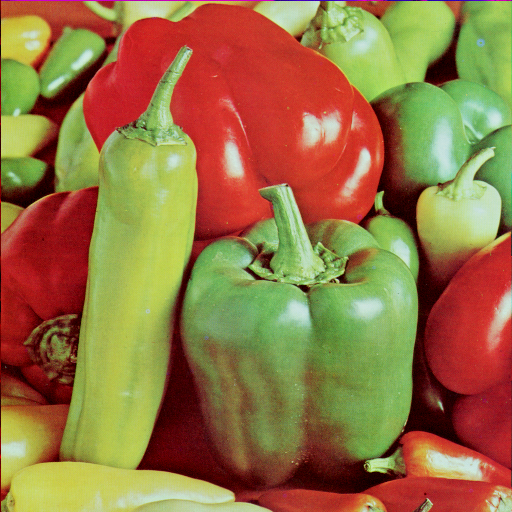
#> input picture images/peppers.png, 512 x 512 px
$ jupyter execute lab2.ipynb   (shell and % lines are left out)
#> lines starting #> are read from the running program, lines starting #| are printed output that depends on the picture
<a href="https://colab.research.google.com/github/ferit-osirv/lab2/blob/main/lab2.ipynb" target="_parent"></a>

# Lab 2 - Color Spaces and Histograms

**This command must be run before starting to do each lab.**

[cell 1]
import numpy as np
import cv2 as cv
import matplotlib.pyplot as plt

# Color spaces

In this lab, you'll get familiar with image color spaces. On the web and in general usage, most images are encoded as **RGB**: **R**ed, **G**reen, and **B**lue. OpenCV generally uses **BGR**: Blue, Green, Red.

This is just one of the many ways we can represent an image. In an RGB image, we get a pixel by mixing the three colors. We can get the same pixel by using different numbers and formulae to combine them. For instance, the **CMYK** color space encodes each pixel in 4 primary colors: **C**yan, **M**agenta, **Y**ellow and **K**ey (Black). Since printers use these primary colors, CMYK is often used when preparing images for print.

Not all color spaces consist only of primary colors. For instance, **HSV** (**H**ue, **S**aturation, **V**alue) stores the color in Hue, the color's intensity in Saturation, and the general brightness of that pixel in Value. The Hue portion is a number in [0, 179] (in OpenCV, usually it's an arc around a circle, so [0, 360)) where 0 is red, and the hue slowly shifts to green and then blue as you get to higher numbers.

You can think of the whole HSV color space as a cylinder. The height on the cylinder corresponds to how dark the pixel is, the distance from the center tells you how non-gray it is, and the angle tells you which color the pixel is.

*(source: https://en.wikipedia.org/wiki/HSL_and_HSV#/media/File:HSV_color_solid_cylinder_saturation_gray.png)*

There are many color spaces each with its uses. One other color space we'll mention in **YCbCr**. Y is the **luma** component, similar to the Value in HSV. Cb is the **blue-difference chroma component**, i.e. how blue should this pixel be tinted. Similarly, Cr is the **red-difference chroma component**, which tells you how much should a pixel be tinted red. Even with a different type of representation, each YCbCr is capable of showing all RGB images.

*(source: https://en.wikipedia.org/wiki/YCbCr#/media/File:CCD.png)*

The reason YCbCr is important is because of the human eye. Our eyes are much more sensitive to luminance than actual color differences. Therefore, when compressing images, it's better to compress the chroma components than luminance if you want the image to look the same to a human observer.  This is called **chroma subsampling** and is used heavily in image and video compression, including MPEG, JPEG, DVD and Blu-Rays, and many others.

### In OpenCV

OpenCV supports a plethora of color spaces for images. The main function to convert color spaces is: [img = cv.cvtColor(img, code)](https://docs.opencv.org/master/d8/d01/group__imgproc__color__conversions.html#ga397ae87e1288a81d2363b61574eb8cab). The `code` tells OpenCV **from** which format to convert the image, as well as **to** which format. You can see all the color conversion codes [here](https://docs.opencv.org/master/d8/d01/group__imgproc__color__conversions.html#ga4e0972be5de079fed4e3a10e24ef5ef0). For example:

- cv.COLOR_BGR2YCrCb (BGR to YCbCr)
- cv.COLOR_YCrCb2BGR (back to BGR as the name suggests)
- cv.COLOR_RGB2HSV
- etc.

Note: You'll have to convert the image back to RGB if you want to use matplotlib to display it in its original form.

Not all color spaces always go from 0 to 255. For instance, in the HSV colorspace, **the values for the Hue channel can only be in the range [0, 180]**. Take a look at the following code block:

[cell 2]
hsv_range_img = np.zeros((30, 180, 3), dtype=np.uint8)
for i in range(180):
    hsv_range_img[:, i, :] = [i, 255, 255]

hsv_range_img = cv.cvtColor(hsv_range_img, cv.COLOR_HSV2RGB)
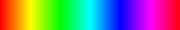
#> hsv_range_img: shape (30, 180, 3); mean R, G, B 127.3, 127.3, 127.4
plt.imshow(hsv_range_img)
plt.xlabel('Hue')
plt.yticks([]);

Here, we have created an image containing each possible hue value from left to right by setting the Hue channel of the image to the x-axis value. You can use this as a guide for solving the assignments.

# Assignments

### Assignment 1: Modifying the Hue of an Image

#### Overview

Modifying the hue channel proves particularly valuable in scenarios requiring precise color adjustments or transformations. In the realm of digital media and photography, artists and photographers often leverage hue adjustments to create specific artistic effects or correct color casts. This includes transforming the overall color theme of an image, such as changing green foliage to autumnal hues, or neutralizing unwanted color tints caused by lighting conditions to ensure the natural colors of the subjects are accurately represented.

#### Tasks

1. Load the image `peppers.png` from the `images` directory using OpenCV.
2. Convert the image to HSV.
3. Using addition or subtraction, modify the hue channel such that the red peppers become yellow. (Hint: You can use the HSV range image above.)
4. Display the resulting image as a regular RGB image.

### Assignment 2: HSV Thresholding

#### Overview

The HSV color space simplifies object detection by allowing for hue thresholding, which isolates objects based on their color, unaffected by lighting variations. This method is effective when the object's color stands out from its background, enabling straightforward and accurate identification.

#### Tasks

1. Load the image `peppers.png` from the `images` directory using OpenCV.
2. Convert the image to HSV.
3. Using simple numpy thresholding, find a region of the image which contains the duck. Show the result
4. Apply `utils.remove_noise(img)` to remove the small extra regions captured by the thresholding. Show the result.
5. Apple `utils.bounding_rect(img)` to find a rectange which contains the highlighted region of the image.
6. Show the original image with a drawn rectangle corresponding to the bounding box.

#### Tips

The documentation for the two utility functions:

`remove_noise(img)`

Removes noise from an image using morphological opening.

- **Parameters:**
  - `img`: Input image in BGR/RGB color space.
- **Returns:**
  - The output is a grayscale image with reduced noise.
- **Description:**
  - This function first converts the input image from BGR to grayscale. It then applies a morphological opening operation, which is an erosion followed by a dilation using a 5x5 kernel. This process helps in removing small noise points and smoothens the image.

`bounding_rect(img)`

Finds the bounding rectangle of the largest contour in an image.

- **Parameters:**
  - `img`: Input grayscale image. It's expected that the image preprocessing steps have already been applied to highlight the contours.
- **Returns:**
  - A tuple `(x, y, w, h)` representing the top-left corner coordinates `(x, y)`, and the width `w` and height `h` of the rectangle.
- **Description:**
  - The function converts the input image to grayscale and then finds contours using the external retrieval mode and simple chain approximation. It calculates the bounding rectangle for the first (largest) contour. This function is useful for object detection and localization within an image.

[cell 3]
import utils

# Thresholding and Image Histograms

Thresholding is a simple, yet powerful, technique used to separate objects from the background in grayscale images. It involves selecting a threshold value, and then converting all pixels above this value to one intensity (often white or the maximum value) and all pixels below it to another (often black or zero). This creates a binary image, making it easier to identify and isolate objects of interest. Thresholding is particularly effective when there's a clear distinction in intensity between the objects and the background.

There are several types of thresholding:
- **Global Thresholding:** Applies a single threshold value to the entire image. This method is straightforward but works best when the image has high contrast and uniform lighting.
- **Adaptive Thresholding:** Calculates different thresholds for different regions of the image, which is useful for images with varying lighting conditions.
- **Otsu’s Thresholding:** An advanced method that automatically determines the optimal threshold value by maximizing the between-class variance, which is discussed in more detail below.

### Image Histograms
An image histogram is a graphical representation of the distribution of pixel intensities in an image. For grayscale images, the x-axis represents the possible intensity values (typically 0 to 255 for 8-bit images), and the y-axis represents the number of pixels at each intensity. Histograms provide insight into the contrast, brightness, and intensity distribution of an image, which are crucial for tasks like thresholding.

In the context of thresholding, analyzing the histogram can help in selecting an appropriate threshold value. For example, in a bimodal histogram (one that has two distinct peaks), the ideal threshold would likely be somewhere between the two peaks, separating the two dominant groups of pixel intensities.

[cell 4]
img_orig = cv.imread('images/peppers.png')
#> img_orig is the input picture: shape (512, 512, 3); mean B, G, R 66.5, 115.6, 149.8
img = cv.cvtColor(img_orig, cv.COLOR_BGR2HSV)
#> img: shape (512, 512, 3); mean H, S, V 41.4, 162.5, 165.9
img = img[:, :, 0]
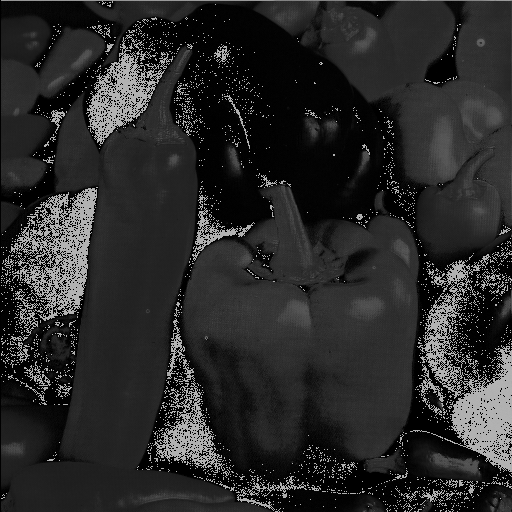
#> img: shape (512, 512); min 0, max 179, mean 41.4

# Show the image

plt.imshow(cv.cvtColor(img_orig, cv.COLOR_BGR2RGB))
plt.axis('off')
plt.show()

# Show the image's hue

plt.hist(img.ravel(), 180, [0, 180])
plt.xlim([0, 180])

plt.title('Histogram of Hue')
plt.ylabel('Frequency')
plt.show()
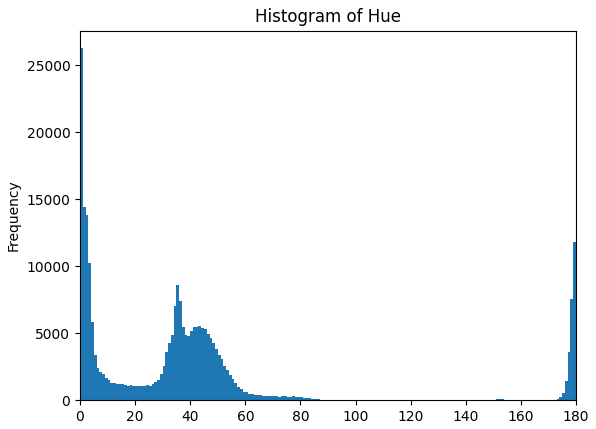
#> figure drawn by matplotlib, 1 panel; tallest bar 26281 high, from x = 0 to 1

### Assignment 3: Thresholding Based on Histograms

#### Introduction: Question

Using your own language, interpret the following regions of the histogram and write down which parts of the image they belong to:

1) 160-20
2) 20-40
2) 40-100

(Remember the hue range image from above.)

[cell 5]
# Write your answer here

#### Tasks

1. Using the histogram above, try to estimate a good threshold to separate the green peppers from the red peppers.
2. Threshold the image using the estimated threshold.

### Otsu's Thresholding

Otsu's method is an automatic thresholding technique that selects the threshold to minimize the intra-class variance or, equivalently, to maximize the inter-class variance. It's particularly useful when the histogram of the image has a bimodal distribution, as it effectively finds a threshold that separates the two classes (foreground and background) most distinctly. Implementing Otsu’s algorithm involves iterating through all possible threshold values and calculating the variance for each, then selecting the threshold that yields the highest between-class variance.

You can see this visually here:

This visualisation show's a histogram of some image. Notice that the histogram's distribution is bimodal, i.e. it is a sum of two normal distributions, with two peaks around x=10 and x=160.

The optimal threshold lies in between the two peaks. Otsu's method is a numerical way to calculate this threshold.

Otsu's method calculates the intra-class variance for each possible threshold value. Here, the classes are defined as pixels below the threshold (class 0) and pixels above the threshold (class 1). The intra-class variance $\sigma _{w}^{2}(t)$ for a threshold $t$ can be calculated as:

$$\sigma _{w}^{2}(t)=\omega _{0}(t)\sigma _{0}^{2}(t)+\omega _{1}(t)\sigma _{1}^{2}(t),$$

where $\omega _{0}$ $\omega _{1}$ are the probabilities of the two classes separated by a threshold $t$, and $\sigma _{0}^{2}$, $\sigma _{1}^{2}$ are variances of these two classes.

Here is how you can calculate each term:

- $\omega _{1}(t)$ is the probability that a pixel in the image falls in class 1. Therefore, you can calculate is as number of pixels in class 1 divided by total number of pixels.
- $\sigma _{1}^{2}(t)$ is the variance of all pixels in class 1. You can use `np.var(pixels)` to calculate the variance.

The Otsu method works by going through each possible threshold value and calculating the intra-class variance for the threshold. In the end, the threshold for the minimum intra-class variance is chosen.

### Assignment 4: Implement Otsu Thresholding

1. Using the description above and only numpy functions, implement a function which will return the Otsu threshold given some grayscale image.
2. Test the function on the image `images/sudoku_1.jpg`.
3. Use [OpenCV's built-in Otsu thresholding function](https://docs.opencv.org/4.x/d7/d4d/tutorial_py_thresholding.html) to do the same. Compare the two threshold values.

Note: On the internet you will find different ways of implementing the function, using histograms and/or int**er**-class variance. The one mentioned above (using two classes and calculating the variance with numpy) is the easiest to implement with numpy.

[cell 6]
def otsu_threshold(img):
  '''
  img: input image (grayscale)
  return: threshold value
  '''
  # Write your code here

## Histogram Equalization

Take a look at the following image and its histogram:

[cell 7]
img = cv.imread('images/driving.jpg')
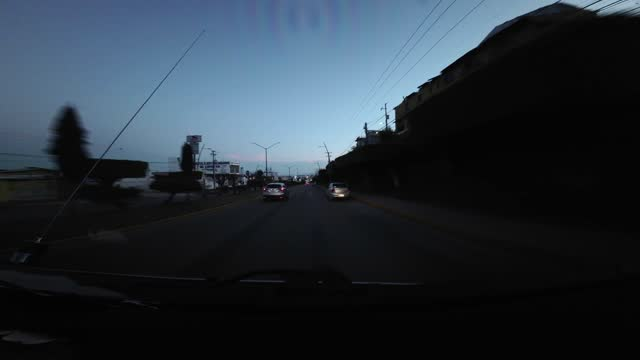
#> input picture images/driving.jpg, 640 x 360 px
#> img is the input picture: shape (360, 640, 3); mean B, G, R 58.9, 49.6, 39.5
img = cv.cvtColor(img, cv.COLOR_BGR2RGB)

fig, axs = plt.subplots(1, 2, figsize=(10, 5))
axs[0].imshow(img)
axs[0].axis('off')

axs[1].hist(img.ravel(), 256, [0, 256], label='Histogram')
# show cumulative sum of the histogram
cumsum = np.cumsum(np.histogram(img, 256, [0, 256])[0])
#> cumsum = 256 values from 186 to 691200
cumsum = cumsum / cumsum[-1]
#> cumsum = 256 values from 0.000269 to 1
cumsum *= max(np.histogram(img, 256, [0, 256])[0])
#> cumsum = 256 values from 27.61 to 102584
axs[1].plot(cumsum, label='Cumulative sum')
axs[1].legend()
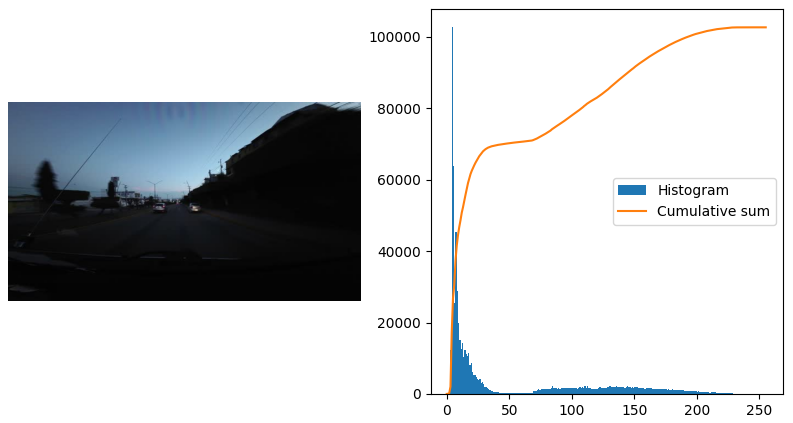
#> figure drawn by matplotlib, 2 panels; panel 2: tallest bar 102584 high, from x = 4 to 5; panel 2: curve peaks at x = 255, y = 102584
